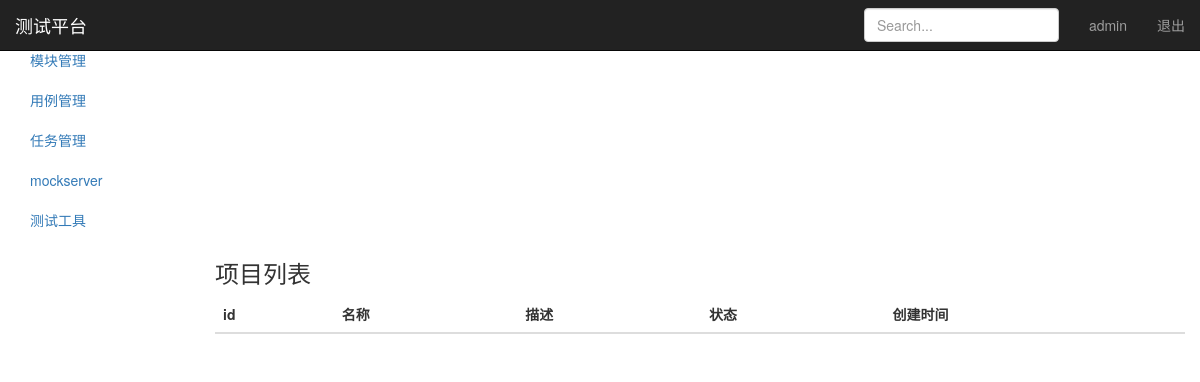
The app's page /project_manage/ (signed in), older data.
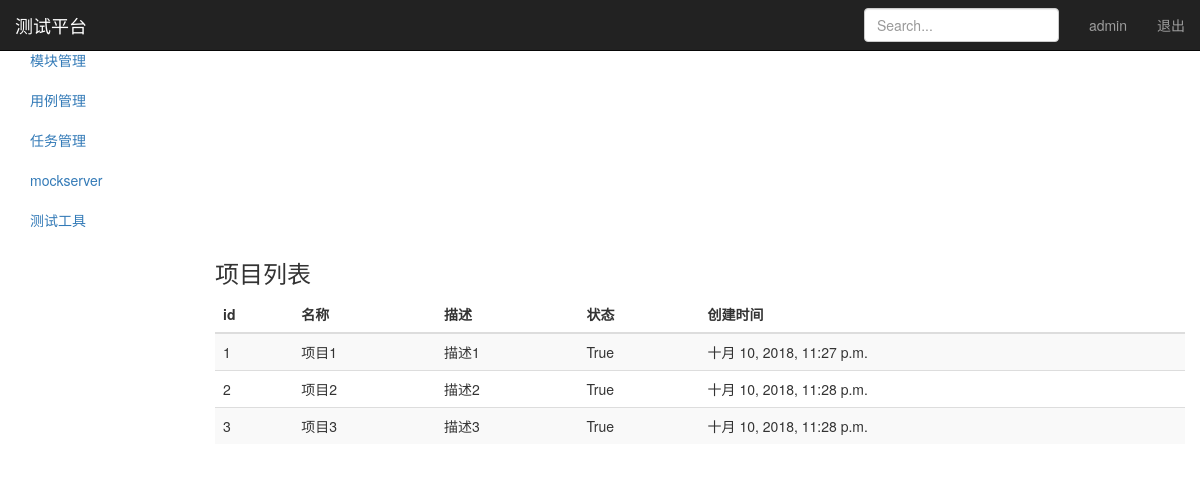
The same page, newer data.
### user_app/models.py (models this page shows, shortened)
class Project(models.Model):
    name = models.CharField("名称",max_length=100,blank=False,default="")  #https://www.cnblogs.com/ccorz/p/Django-models-zhong-guan-yublank-yunull-de-bu-chon.html
    describe = models.TextField("描述",default="")
    status = models.BooleanField("状态",default=True)
    create_time = models.DateTimeField("创建时间",auto_now=True)

### user_app/views.py (the view)
# urls.py: path('project_manage/',views.project_manage),
@login_required
def project_manage(request):
    username = request.session.get('user','')   #读取浏览器session
    project_all = Project.objects.all()
    return render(request, "project_manage.html",{"user":username,"projects":project_all})

### templates/project_manage.html (shortened to what this page needs)
<!DOCTYPE html>
<html lang="zh-CN">
  <head>
    <link href="https://cdn.bootcss.com/bootstrap/3.3.7/css/bootstrap.min.css" rel="stylesheet">
    <link href="https://v3.bootcss.com/assets/css/ie10-viewport-bug-workaround.css" rel="stylesheet">
    <link href="https://v3.bootcss.com/examples/dashboard/dashboard.css" rel="stylesheet">
  </head>
  <body>
    <nav class="navbar navbar-inverse navbar-fixed-top">
      <div class="container-fluid">
        <div class="navbar-header">
          <a class="navbar-brand" href="#">测试平台</a>
        </div>
        <div id="navbar" class="navbar-collapse collapse">
          <ul class="nav navbar-nav navbar-right">
            <li><a href="#">{{ user }}</a></li>
            <li><a href="/logout">退出</a></li>
          </ul>
          <form class="navbar-form navbar-right">
            <input type="text" class="form-control" placeholder="Search...">
          </form>
        </div>
      </div>
    </nav>
    <div class="container-fluid">
      <div class="row">
        <div class="col-sm-3 col-md-2 sidebar">
          <ul class="nav nav-sidebar">
            <li class="active"><a href="#">项目管理</a></li>
            <li><a href="#">模块管理</a></li>
          </ul>
          <ul class="nav nav-sidebar">
            <li><a href="">用例管理</a></li>
            <li><a href="">任务管理</a></li>
          </ul>
          <ul class="nav nav-sidebar">
            <li><a href="">mockserver</a></li>
            <li><a href="">测试工具</a></li>
          </ul>
        </div>
        <div class="col-sm-9 col-sm-offset-3 col-md-10 col-md-offset-2 main">
          <h3 class="sub-header">项目列表</h3>
          <div class="table-responsive">
            <table class="table table-striped">
              <thead>
                <tr>
                  <th>id</th>
                  <th>名称</th>
                  <th>描述</th>
                  <th>状态</th>
                  <th>创建时间</th>
                </tr>
              </thead>
              <tbody>
                {% for project in projects %}
                <tr>
                  <td>{{ project.id }}</td>
                  <td>{{ project.name }}</td>
                  <td>{{ project.describe }}</td>
                  <td>{{ project.status }}</td>
                  <td>{{ project.create_time }}</td>
                </tr>
                {% endfor %}
              </tbody>
            </table>
          </div>
        </div>
      </div>
    </div>
  </body>
</html>

Row changes from the older to the newer data that the page shows:
added Project: id "1", name "项目1", describe "描述1", status "True", create_time "十月 10, 2018, 11:27 p.m."
added Project: id "2", name "项目2", describe "描述2", status "True", create_time "十月 10, 2018, 11:28 p.m."
added Project: id "3", name "项目3", describe "描述3", status "True", create_time "十月 10, 2018, 11:28 p.m."
